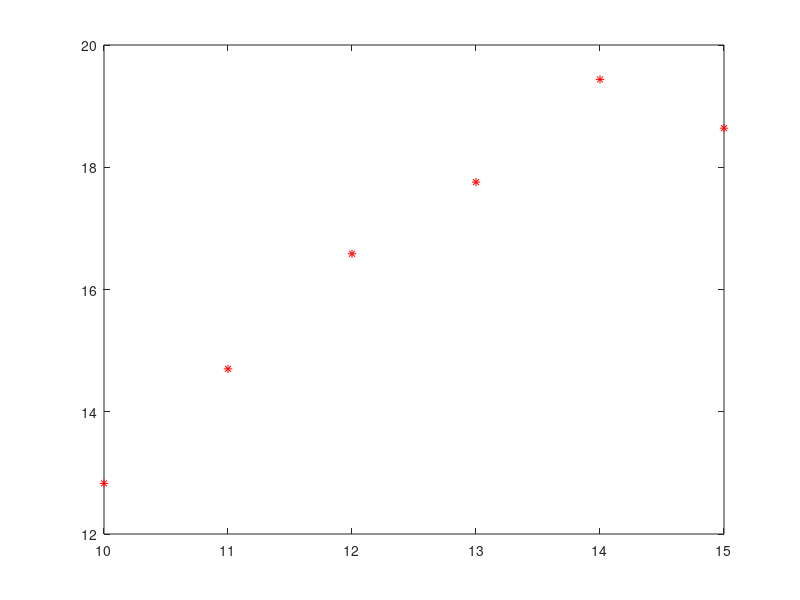
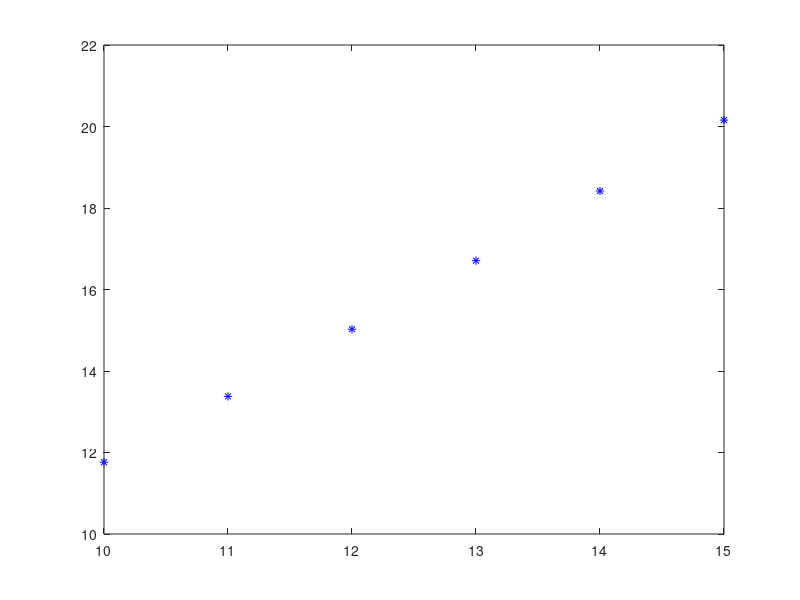

These figures' MATLAB source, in order:
% Sa se studieze conditionarea matricei Vandermonde Vn(t), pentru

% a) tk = -1+k*2/n (puncte echidistante in [-1,1]) 
% si n = 10; 15 in raport cu norma Cebsev.


start = 10;
endd = 15;
cn_a = zeros(1, endd-start);
cn_b = zeros(1, endd-start);

for n = start:endd
    k = linspace(-1,1,n);
    t = -1 + 2 .* (k./n);
    V = vander(t);
    cn_a(n-start+1) = cond(V, inf); % conditionare in functie de norma Cebisev
end

figure(1)
plot(start:endd, log10(cn_a),'r*')

% b) tk = 1/k; k = 1; n si n = 10; 15 in raport cu norma Cebsev.

for n = start:endd
    k = 1:n;
    o = ones(1, n);
    t = o./k;
    v = vander(t);
    cn_b(n-start+1) = cond(v, inf);
end


figure(2)
plot(start:endd, log10(cn_b),'b*')